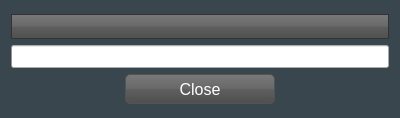
<?xml version="1.0" encoding="UTF-8"?>
<ui version="4.0">
 <class>InputChainChecker</class>
 <widget class="QDialog" name="InputChainChecker">
  <property name="geometry">
   <rect>
    <x>0</x>
    <y>0</y>
    <width>400</width>
    <height>118</height>
   </rect>
  </property>
  <property name="font">
   <font>
    <family>Microsoft Sans Serif</family>
    <pointsize>12</pointsize>
   </font>
  </property>
  <property name="windowTitle">
   <string>Dialog</string>
  </property>
  <property name="styleSheet">
   <string notr="true">QDialog {
        background: #39464d;
}
</string>
  </property>
  <layout class="QGridLayout" name="gridLayout">
   <item row="0" column="0">
    <layout class="QVBoxLayout" name="verticalLayout">
     <item>
      <widget class="QLineEdit" name="info">
       <property name="minimumSize">
        <size>
         <width>106</width>
         <height>25</height>
        </size>
       </property>
       <property name="font">
        <font>
         <family>Microsoft Sans Serif</family>
         <pointsize>10</pointsize>
        </font>
       </property>
       <property name="styleSheet">
        <string notr="true">border: 1px solid #333333;
background: qlineargradient(x1:0, y1:0, x2:0, y2:1, stop:0 #797979, stop:0.48 #696969, stop:0.52 #5e5e5e, stop:1 #4f4f4f);
padding: 1px 23px 1px 3px;
min-width: 6em;
color: #ffffff;
text-align: center;</string>
       </property>
       <property name="readOnly">
        <bool>true</bool>
       </property>
      </widget>
     </item>
     <item>
      <widget class="QProgressBar" name="progressBar">
       <property name="font">
        <font>
         <family>Microsoft Sans Serif</family>
         <pointsize>10</pointsize>
        </font>
       </property>
       <property name="styleSheet">
        <string notr="true">color: white;</string>
       </property>
       <property name="value">
        <number>0</number>
       </property>
      </widget>
     </item>
     <item>
      <layout class="QHBoxLayout" name="horizontalLayout">
       <property name="spacing">
        <number>0</number>
       </property>
       <item>
        <spacer name="horizontalSpacer">
         <property name="orientation">
          <enum>Qt::Horizontal</enum>
         </property>
         <property name="sizeHint" stdset="0">
          <size>
           <width>40</width>
           <height>20</height>
          </size>
         </property>
        </spacer>
       </item>
       <item>
        <widget class="QPushButton" name="closeButton">
         <property name="minimumSize">
          <size>
           <width>150</width>
           <height>30</height>
          </size>
         </property>
         <property name="font">
          <font>
           <family>Microsoft Sans Serif</family>
           <pointsize>12</pointsize>
          </font>
         </property>
         <property name="styleSheet">
          <string notr="true">QPushButton {
   background: qlineargradient(x1:0, y1:0, x2:0, y2:1, stop:0 #797979, stop:0.48 #696969, stop:0.52 #5e5e5e, stop:1 #4f4f4f);
   border-color: #545454;
   border-width: 1px;
   border-radius: 5px;
   border-style: solid;
   color: white;
                     }
QPushButton:pressed {
   background: qradialgradient(cx:0.5, cy:0.5, radius:1, fx:0.5, fy:0.5, stop:0 #dddddd, stop:1 #777777);
}</string>
         </property>
         <property name="text">
          <string>Close</string>
         </property>
        </widget>
       </item>
       <item>
        <spacer name="horizontalSpacer_2">
         <property name="orientation">
          <enum>Qt::Horizontal</enum>
         </property>
         <property name="sizeHint" stdset="0">
          <size>
           <width>40</width>
           <height>20</height>
          </size>
         </property>
        </spacer>
       </item>
      </layout>
     </item>
    </layout>
   </item>
  </layout>
 </widget>
 <resources/>
 <connections/>
</ui>
